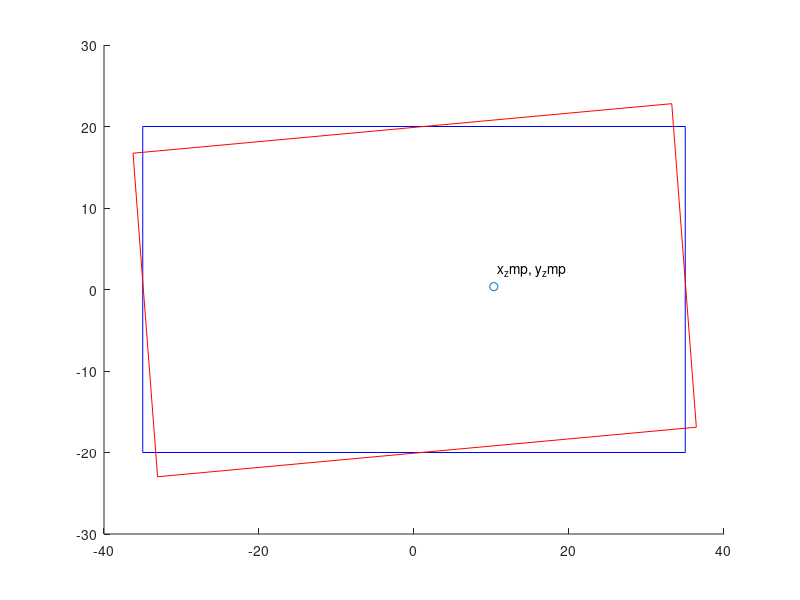

Write MATLAB code to recreate this figure.
roll=input('roll 값을 입력하세요: ');
pitch=input('pitch 값을 입력하세요: ');
yaw=input('yaw 값을 입력하세요: ');
t=1; p=roll/t ; q= pitch/t ; r= yaw/t; alpha_x= p/t; alpha_y=q/t; alpha_z= r/t;
m=50; g=9.81;
L=0.7; W=0.5; H=1;
a_Gx=3;

I_xx=(W^2+H^2)*m/12;
I_yy=(L^2+H^2)*m/12;
I_zz=(L^2+W^2)*m/12;

I=[I_xx 0 0 ; 0 I_yy 0 ; 0 0 I_zz];

R=[
    cosd(yaw) 0 sind(yaw);
    0 1 0;
    -sind(yaw) 0 cosd(yaw)

    ] * [
    
    1 0 0;
    0 cosd(pitch) -sind(pitch);
    0 sind(pitch) cosd(pitch)

    ] * [

    cosd(roll) -sind(roll) 0;
    sind(roll) cosd(roll) 0;
    0 0 1];

x_zmp=(-2*I_yy*alpha_y - 2*(I_xx-I_zz)*p*r+2*m*g*H*sin(pitch)+2*m*H*a_Gx)/(2*m*(-g*cos(pitch)*cos(roll)))
y_zmp=(2*H*m*g*cos(pitch)*sin(roll)-2*I_xx-alpha_x+2*(I_yy-I_zz)*q*r)/(2*m*(g*cos(pitch)))
result_zmp=R*[x_zmp;y_zmp;1];
x_zmp_mod=result_zmp(1); y_zmp_mod=result_zmp(2);

x1=-35; x2=35; y1=-20; y2=20;
cdn_mod1=R*[x1; y1;1 ];cdn_mod2=R*[x1 ; y2; 1]; cdn_mod3=R*[x2; y2;1]; cdn_mod4=R*[x2; y1 ; 1];

hold on
plot([x1, x1, x2, x2, x1], [y1, y2, y2, y1, y1], 'b-')
plot(x_zmp_mod,y_zmp_mod,'-o')
text(x_zmp_mod+0.5,y_zmp_mod+2,'x_zmp, y_zmp')
plot([cdn_mod1(1),cdn_mod2(1),cdn_mod3(1),cdn_mod4(1),cdn_mod1(1)], ...
    [cdn_mod1(2),cdn_mod2(2),cdn_mod3(2),cdn_mod4(2),cdn_mod1(2)],'r-')
hold off
